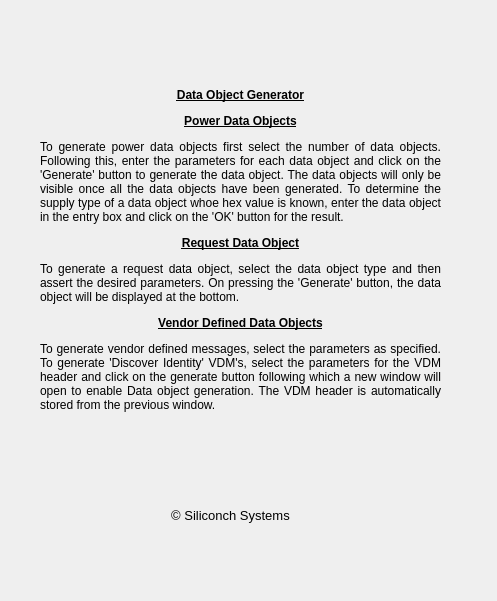
<?xml version="1.0" encoding="UTF-8"?>
<ui version="4.0">
 <class>form</class>
 <widget class="QWidget" name="form">
  <property name="geometry">
   <rect>
    <x>0</x>
    <y>0</y>
    <width>497</width>
    <height>601</height>
   </rect>
  </property>
  <property name="windowTitle">
   <string>Form</string>
  </property>
  <widget class="QLabel" name="label">
   <property name="geometry">
    <rect>
     <x>170</x>
     <y>500</y>
     <width>121</width>
     <height>31</height>
    </rect>
   </property>
   <property name="font">
    <font>
     <pointsize>10</pointsize>
    </font>
   </property>
   <property name="text">
    <string>© Siliconch Systems</string>
   </property>
   <property name="alignment">
    <set>Qt::AlignCenter</set>
   </property>
  </widget>
  <widget class="QLabel" name="label_2">
   <property name="geometry">
    <rect>
     <x>40</x>
     <y>60</y>
     <width>401</width>
     <height>381</height>
    </rect>
   </property>
   <property name="text">
    <string>&lt;html&gt;&lt;head/&gt;&lt;body&gt;&lt;p align=&quot;center&quot;&gt;&lt;span style=&quot; font-size:9pt; font-weight:600; text-decoration: underline;&quot;&gt;Data Object Generator&lt;/span&gt;&lt;/p&gt;&lt;p align=&quot;center&quot;&gt;&lt;span style=&quot; font-size:9pt; font-weight:600; text-decoration: underline;&quot;&gt;Power Data Objects&lt;/span&gt;&lt;/p&gt;&lt;p align=&quot;justify&quot;&gt;&lt;span style=&quot; font-size:9pt;&quot;&gt;To generate power data objects first select the number of data objects. Following this, enter the parameters for each data object and click on the 'Generate' button to generate the data object. The data objects will only be visible once all the data objects have been generated. To determine the supply type of a data object whoe hex value is known, enter the data object in the entry box and click on the 'OK' button for the result.&lt;/span&gt;&lt;/p&gt;&lt;p align=&quot;center&quot;&gt;&lt;span style=&quot; font-size:9pt; font-weight:600; text-decoration: underline;&quot;&gt;Request Data Object&lt;/span&gt;&lt;/p&gt;&lt;p align=&quot;justify&quot;&gt;&lt;span style=&quot; font-size:9pt;&quot;&gt;To generate a request data object, select the data object type and then assert the desired parameters. On pressing the 'Generate' button, the data object will be displayed at the bottom. &lt;/span&gt;&lt;/p&gt;&lt;p align=&quot;center&quot;&gt;&lt;span style=&quot; font-size:9pt; font-weight:600; text-decoration: underline;&quot;&gt;Vendor Defined Data Objects&lt;/span&gt;&lt;/p&gt;&lt;p align=&quot;justify&quot;&gt;&lt;span style=&quot; font-size:9pt;&quot;&gt;To generate vendor defined messages, select the parameters as specified. To generate 'Discover Identity' VDM's, select the parameters for the VDM header and click on the generate button following which a new window will open to enable Data object generation. The VDM header is automatically stored from the previous window.&lt;/span&gt;&lt;/p&gt;&lt;/body&gt;&lt;/html&gt;</string>
   </property>
   <property name="alignment">
    <set>Qt::AlignLeading|Qt::AlignLeft|Qt::AlignVCenter</set>
   </property>
   <property name="wordWrap">
    <bool>true</bool>
   </property>
  </widget>
 </widget>
 <resources/>
 <connections/>
</ui>
